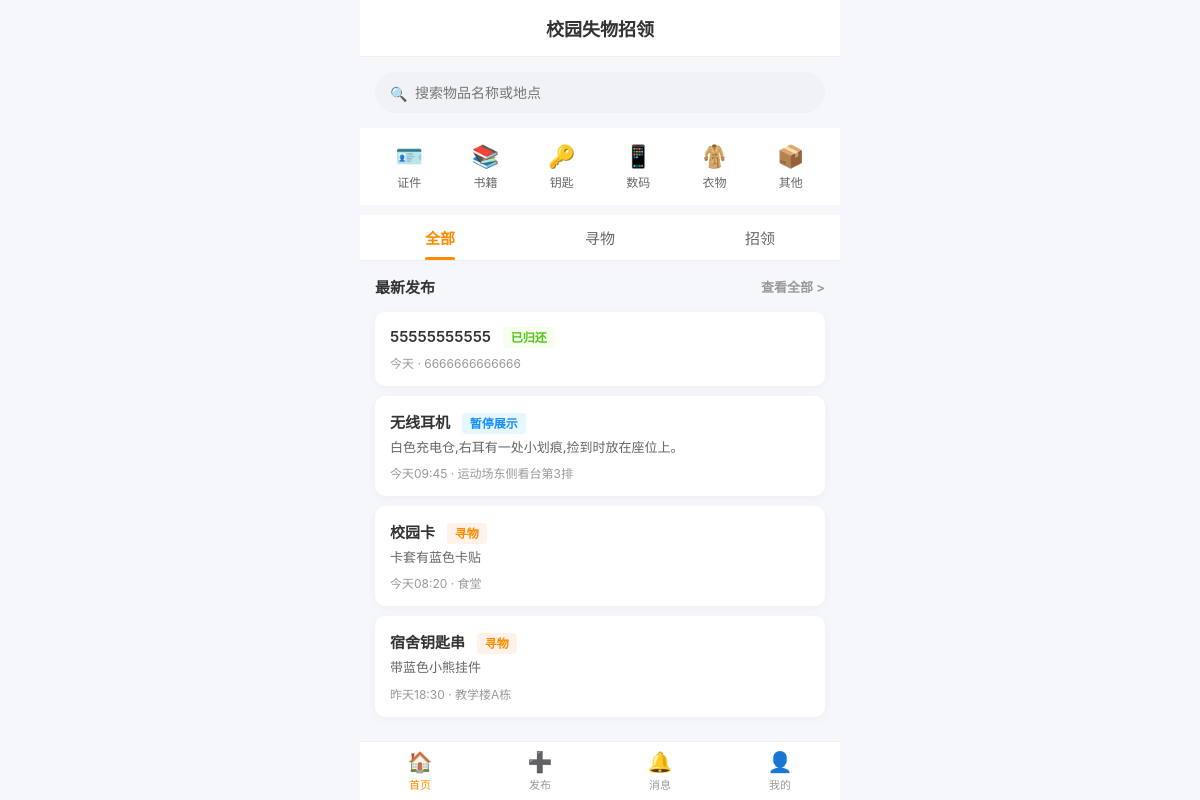
The page / on the database its author committed.
### tables this page shows
CREATE TABLE items (
            id INTEGER PRIMARY KEY AUTOINCREMENT,
            title TEXT NOT NULL,
            item_type TEXT NOT NULL,
            category TEXT NOT NULL,
            location TEXT NOT NULL,
            time TEXT NOT NULL,
            description TEXT,
            status TEXT DEFAULT '进行中',
            user_id INTEGER NOT NULL,
            publish_time TEXT NOT NULL,
            view_count INTEGER DEFAULT 0,
            phone TEXT,
            wechat TEXT,
            qq TEXT
        );

### app.py (the view)
@app.route('/')
def index():
    db = get_db()
    latest = db.execute("SELECT items.*, users.username FROM items JOIN users ON items.user_id = users.id ORDER BY publish_time DESC LIMIT 4").fetchall()
    categories = ["证件", "书籍", "钥匙", "数码", "衣物", "其他"]
    return render_template('index.html', latest=latest, categories=categories, user=CURRENT_USER)

### app.py (called while the page is built)
def get_db():
    db = getattr(g, '_database', None)
    if db is None:
        db = g._database = sqlite3.connect(DATABASE)
        db.row_factory = sqlite3.Row
    return db

@app.teardown_appcontext
def close_connection(exception):
    db = getattr(g, '_database', None)
    if db is not None:
        db.close()

### templates/index.html
{% extends 'base.html' %}
{% block title %}校园失物招领{% endblock %}
{% block content %}
<div class="search-box">
    <a href="{{ url_for('search') }}" style="text-decoration: none; color: inherit;">
        <input type="text" placeholder="搜索物品名称或地点" readonly>
    </a>
</div>
<div class="category-bar">
    {% for cat in categories %}
    <a href="{{ url_for('category', category=cat) }}" class="category-tag">
        <span class="icon">
            {% if cat == '证件' %}🪪
            {% elif cat == '书籍' %}📚
            {% elif cat == '钥匙' %}🔑
            {% elif cat == '数码' %}📱
            {% elif cat == '衣物' %}🧥
            {% else %}📦
            {% endif %}
        </span>
        {{ cat }}
    </a>
    {% endfor %}
</div>
<div class="tab-bar">
    <a href="{{ url_for('all_items', type='全部') }}" class="tab-item active">全部</a>
    <a href="{{ url_for('all_items', type='寻物') }}" class="tab-item">寻物</a>
    <a href="{{ url_for('all_items', type='招领') }}" class="tab-item">招领</a>
</div>
<div class="section-title">
    <span>最新发布</span>
    <a href="{{ url_for('all_items') }}" class="more">查看全部 ></a>
</div>
<div class="item-list">
    {% for item in latest %}
    <a href="{{ url_for('item_detail', item_id=item.id) }}" class="item-card">
        <div class="item-info">
            <div class="item-title">
                {{ item.title }}
                <span class="item-type-tag {% if item.item_type == '招领' %}tag-found{% elif item.status == '已归还' %}tag-done{% else %}tag-lost{% endif %}">
                    {% if item.status == '已归还' %}已归还
                    {% elif item.status == '暂停展示' %}暂停展示
                    {% else %}{{ item.item_type }}
                    {% endif %}
                </span>
            </div>
            <div class="item-desc">{{ item.description }}</div>
            <div class="item-meta">{{ item.time }} · {{ item.location }}</div>
        </div>
    </a>
    {% endfor %}
</div>
{% endblock %}

### templates/base.html (shortened to what this page needs)
<!DOCTYPE html>
<html lang="zh-CN">
<head>
    <link rel="stylesheet" href="{{ url_for('static', filename='css/style.css') }}">
</head>
<body>
    {% block header %}
    <div class="header">
        <h1>{% block title %}校园失物招领{% endblock %}</h1>
    </div>
    {% endblock %}
    {% block content %}{% endblock %}
    {% block nav %}
    <div class="bottom-nav">
        <a href="{{ url_for('index') }}" class="nav-item {% if request.endpoint == 'index' %}active{% endif %}">
            <span class="icon">🏠</span>
            首页
        </a>
        <a href="{{ url_for('publish') }}" class="nav-item {% if request.endpoint == 'publish' %}active{% endif %}">
            <span class="icon">➕</span>
            发布
        </a>
        <a href="{{ url_for('notifications') }}" class="nav-item {% if request.endpoint == 'notifications' %}active{% endif %}">
            <span class="icon">🔔</span>
            消息
        </a>
        <a href="{{ url_for('my_posts') }}" class="nav-item {% if request.endpoint == 'my_posts' %}active{% endif %}">
            <span class="icon">👤</span>
            我的
        </a>
    </div>
    {% endblock %}
</body>
</html>

### static/css/style.css (style rules this page uses)
* { margin: 0; padding: 0; box-sizing: border-box; font-family: -apple-system, BlinkMacSystemFont, "Segoe UI", Roboto, sans-serif; }
body { background: #f5f7fa; color: #333; max-width: 480px; margin: 0 auto; min-height: 100vh; padding-bottom: 60px; }
.header { background: #fff; padding: 15px; position: sticky; top: 0; z-index: 100; border-bottom: 1px solid #eee; }
.header h1 { font-size: 18px; font-weight: 600; text-align: center; }
.search-box { margin: 15px; position: relative; }
.search-box input { width: 100%; padding: 12px 15px 12px 40px; border: none; border-radius: 25px; background: #f0f2f5; font-size: 14px; outline: none; }
.search-box::before { content: "🔍"; position: absolute; left: 15px; top: 50%; transform: translateY(-50%); font-size: 14px; }
.category-bar { display: flex; justify-content: space-around; padding: 10px 15px; background: #fff; margin-bottom: 10px; flex-wrap: wrap; gap: 8px; }
.category-tag { display: flex; flex-direction: column; align-items: center; font-size: 12px; color: #666; text-decoration: none; padding: 5px; min-width: 50px; }
.category-tag .icon { font-size: 22px; margin-bottom: 4px; }
.tab-bar { display: flex; background: #fff; border-bottom: 1px solid #eee; }
.tab-item { flex: 1; text-align: center; padding: 12px 0; font-size: 15px; color: #666; text-decoration: none; position: relative; }
.tab-item.active { color: #ff8c00; font-weight: 600; }
.tab-item.active::after { content: ""; position: absolute; bottom: 0; left: 50%; transform: translateX(-50%); width: 30px; height: 3px; background: #ff8c00; border-radius: 2px; }
.section-title { padding: 15px; font-size: 15px; font-weight: 600; display: flex; justify-content: space-between; align-items: center; }
.section-title .more { font-size: 13px; color: #999; text-decoration: none; }
.item-list { padding: 0 15px; }
.item-card { background: #fff; border-radius: 10px; padding: 15px; margin-bottom: 10px; display: flex; justify-content: space-between; align-items: flex-start; box-shadow: 0 2px 8px rgba(0,0,0,0.04); text-decoration: none; color: #333; }
.item-info { flex: 1; }
.item-title { font-size: 15px; font-weight: 600; margin-bottom: 6px; }
.item-desc { font-size: 13px; color: #666; margin-bottom: 8px; line-height: 1.4; }
.item-meta { font-size: 12px; color: #999; }
.item-type-tag { padding: 3px 8px; border-radius: 4px; font-size: 12px; margin-left: 8px; }
.tag-found { background: #e6f7ff; color: #1890ff; }
.tag-lost { background: #fff2e8; color: #ff8c00; }
.tag-done { background: #f6ffed; color: #52c41a; }
.bottom-nav { position: fixed; bottom: 0; left: 50%; transform: translateX(-50%); width: 100%; max-width: 480px; background: #fff; display: flex; border-top: 1px solid #eee; z-index: 100; }
.nav-item { flex: 1; text-align: center; padding: 8px 0; font-size: 11px; color: #999; text-decoration: none; }
.nav-item .icon { font-size: 20px; display: block; margin-bottom: 2px; }
.nav-item.active { color: #ff8c00; }

### rows shown on the page
items: title "55555555555", status "已归还", time "今天", location "6666666666666"
items: title "无线耳机", status "暂停展示", description "白色充电仓,右耳有一处小划痕,捡到时放在座位上。", time "今天09:45", location "运动场东侧看台第3排"
items: title "校园卡", item_type "寻物", description "卡套有蓝色卡贴", time "今天08:20", location "食堂"
items: title "宿舍钥匙串", item_type "寻物", description "带蓝色小熊挂件", time "昨天18:30", location "教学楼A栋"

### other values the page prints
{{ cat }} "证件" "书籍" "钥匙" "数码" "衣物" "其他"
